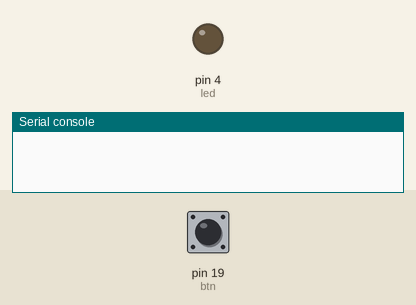
Simulated run of this program. Board: MicroPython board. Parts: output pins drawn as LEDs (lit = HIGH), the last lines printed to the serial console. The test bench sets the inputs (shaded band); at power-on: pin 19 (btn) HIGH.

Above: at 1.2 s.
1.3 s: pin 19 (btn) pulled LOW for 0.15 s
At 2.2 s:
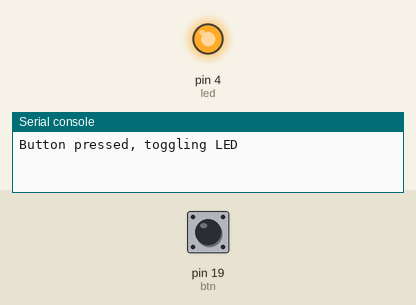
2.9 s: pin 19 (btn) pulled LOW for 1 s
At 3.4 s:
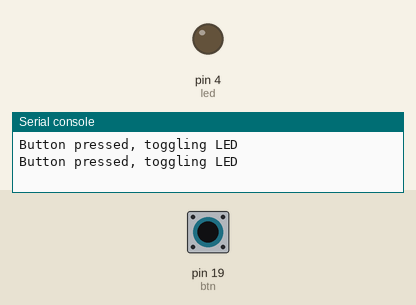
5.4 s: pin 19 (btn) pulled LOW for 3.2 s
At 6.3 s:
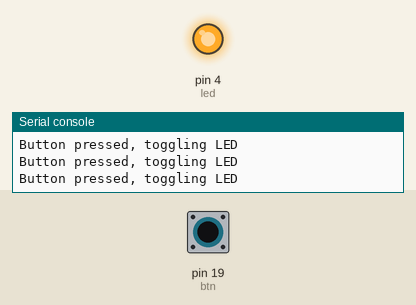
Timing chart, 0 to 8.4 s (numbered marks = the images above; inputs shaded):
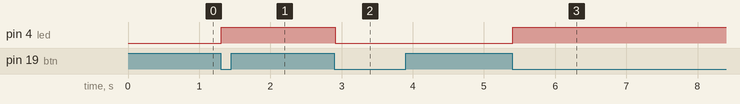

The program:

2.2_Button_Debounce.py
```python
"""
@file       2.2_Button_Debounce.py
@brief      Example that shows how to toggle LED light with a press of a button.
            In this example we will be using a button reading technique called debouncing. This technique gives us
            an easy way to stabilize the button readings.
            For details, connection diagram and more, check out the example documentation at: <link placeholder>

@author     Josip Šimun Kuči @ soldered.com
"""

from machine import Pin
import time

"""
This is a variable to which we pass the number of pin that we had connected the BUTTON to.
The NULA board has a pin naming logic as follows: IO19, where 19 is the number that we give to the variable.
If you wish to use a different pin, make sure you are using a IO__ marked pin.
"""
BUTTON_PIN = 19

"""
This is a variable to which we pass the number of pin that we had connected the LED to.

Remember that the LED needs a 330 Ohm resistor in series with it. That resistor limits how much current flows, and
without it the LED draws more than either it or the pin is built for, so both can be damaged.
"""
LED_PIN = 4

"""
Here we create our two Pin objects. The button is set to Pin.IN because we read it, with Pin.PULL_UP switching on a
resistor inside the chip that ties the pin to 3.3V while the button is released, so the button only has to connect the
pin to GND. The LED is set to Pin.OUT because we write to it.
"""
btn = Pin(BUTTON_PIN, Pin.IN, Pin.PULL_UP)
led = Pin(LED_PIN, Pin.OUT)

"""
Those are the variables used for button debouncing. To learn more about button debouncing, check out our example
documentation at: <link placeholder>
"led_state" remembers whether the LED is currently on, "last_state" remembers what the button read the last time we
looked, and "last_change_ms" remembers when that reading last changed.
"""
led_state = False
last_state = 1
last_change_ms = 0
DEBOUNCE_MS = 25

# Make sure the LED starts out switched off, so the state we remember matches what you actually see.
led.value(0)

while True:

    # value() is a function that reads the value from our pin, either 1 (high) or 0 (low).
    reading = btn.value()

    """
    time.ticks_ms() is a function that returns the number of milliseconds passed since the board was powered on.
    In this example, we use this function to check if the debouncing period has finished.
    This counter eventually wraps around back to zero, which is why we never compare two of these numbers directly
    and always use time.ticks_diff() to work out the difference between them.
    """
    now = time.ticks_ms()

    """
    This is our debouncing logic, we check if the button reading has changed and if enough time has passed so that we
    don't get false readings because of the noise in the signal. A mechanical button does not switch cleanly: its
    contacts bounce for a few milliseconds, and without this check a single press would be counted several times.
    """
    if reading != last_state and time.ticks_diff(now, last_change_ms) > DEBOUNCE_MS:
        last_change_ms = now

        """
        As we are using the pull-up method for reading the button, the readings are the other way around from what
        you might expect: the pin reads high while the button is released and low while it is pressed. So we need to
        toggle the LED when the button state goes from high to low.
        """
        if last_state == 1 and reading == 0:

            # We toggle the led_state. The "not" operator flips True into False and False into True.
            led_state = not led_state

            # We turn the LED on or off depending on the current led_state.
            if led_state:
                led.value(1)
            else:
                led.value(0)

            print("Button pressed, toggling LED")

        last_state = reading

    # A very short pause leaves the processor a moment to handle its own background work.
    time.sleep_ms(10)
```

Measured:
- after the input at 1.3 s, pin 4 (led): LOW → HIGH at once
- after the input at 2.9 s, pin 4 (led): HIGH → LOW at once
- after the input at 5.4 s, pin 4 (led): LOW → HIGH at once
